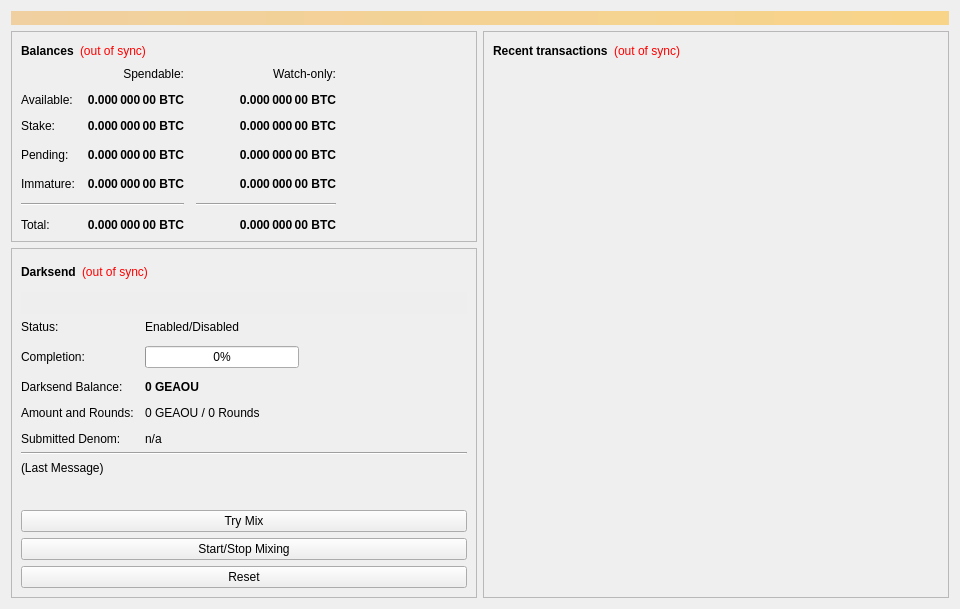
<?xml version="1.0" encoding="UTF-8"?>
<ui version="4.0">
 <class>OverviewPage</class>
 <widget class="QWidget" name="OverviewPage">
  <property name="geometry">
   <rect>
    <x>0</x>
    <y>0</y>
    <width>960</width>
    <height>594</height>
   </rect>
  </property>
  <property name="minimumSize">
   <size>
    <width>960</width>
    <height>0</height>
   </size>
  </property>
  <property name="windowTitle">
   <string>Form</string>
  </property>
  <layout class="QVBoxLayout" name="topLayout">
   <item>
    <widget class="QLabel" name="labelAlerts">
     <property name="visible">
      <bool>false</bool>
     </property>
     <property name="styleSheet">
      <string notr="true">background-color: qlineargradient(x1: 0, y1: 0, x2: 1, y2: 0, stop:0 #F0D0A0, stop:1 #F8D488); color:#000000;</string>
     </property>
     <property name="wordWrap">
      <bool>true</bool>
     </property>
     <property name="margin">
      <number>3</number>
     </property>
    </widget>
   </item>
   <item>
    <layout class="QHBoxLayout" name="horizontalLayout" stretch="1,1">
     <item>
      <layout class="QVBoxLayout" name="verticalLayout_2">
       <item>
        <widget class="QFrame" name="frame">
         <property name="frameShape">
          <enum>QFrame::StyledPanel</enum>
         </property>
         <property name="frameShadow">
          <enum>QFrame::Raised</enum>
         </property>
         <layout class="QVBoxLayout" name="verticalLayout_4">
          <item>
           <layout class="QHBoxLayout" name="horizontalLayout_4">
            <item>
             <widget class="QLabel" name="label_5">
              <property name="font">
               <font>
                <weight>75</weight>
                <bold>true</bold>
               </font>
              </property>
              <property name="text">
               <string>Balances</string>
              </property>
             </widget>
            </item>
            <item>
             <widget class="QLabel" name="labelWalletStatus">
              <property name="cursor">
               <cursorShape>WhatsThisCursor</cursorShape>
              </property>
              <property name="toolTip">
               <string>The displayed information may be out of date. Your wallet automatically synchronizes with the GeaouCoin network after a connection is established, but this process has not completed yet.</string>
              </property>
              <property name="styleSheet">
               <string notr="true">QLabel { color: red; }</string>
              </property>
              <property name="text">
               <string notr="true">(out of sync)</string>
              </property>
              <property name="alignment">
               <set>Qt::AlignLeading|Qt::AlignLeft|Qt::AlignVCenter</set>
              </property>
             </widget>
            </item>
            <item>
             <spacer name="horizontalSpacer_3">
              <property name="orientation">
               <enum>Qt::Horizontal</enum>
              </property>
              <property name="sizeHint" stdset="0">
               <size>
                <width>40</width>
                <height>20</height>
               </size>
              </property>
             </spacer>
            </item>
           </layout>
          </item>
          <item>
           <layout class="QGridLayout" name="gridLayout">
            <property name="spacing">
             <number>12</number>
            </property>
            <item row="3" column="2">
             <widget class="QLabel" name="labelWatchPending">
              <property name="font">
               <font>
                <weight>75</weight>
                <bold>true</bold>
               </font>
              </property>
              <property name="cursor">
               <cursorShape>IBeamCursor</cursorShape>
              </property>
              <property name="toolTip">
               <string>Unconfirmed transactions to watch-only addresses</string>
              </property>
              <property name="text">
               <string notr="true">0.000 000 00 BTC</string>
              </property>
              <property name="alignment">
               <set>Qt::AlignRight|Qt::AlignTrailing|Qt::AlignVCenter</set>
              </property>
              <property name="textInteractionFlags">
               <set>Qt::LinksAccessibleByMouse|Qt::TextSelectableByKeyboard|Qt::TextSelectableByMouse</set>
              </property>
             </widget>
            </item>
            <item row="3" column="1">
             <widget class="QLabel" name="labelUnconfirmed">
              <property name="font">
               <font>
                <weight>75</weight>
                <bold>true</bold>
               </font>
              </property>
              <property name="cursor">
               <cursorShape>IBeamCursor</cursorShape>
              </property>
              <property name="toolTip">
               <string>Total of transactions that have yet to be confirmed, and do not yet count toward the spendable balance</string>
              </property>
              <property name="text">
               <string notr="true">0.000 000 00 BTC</string>
              </property>
              <property name="alignment">
               <set>Qt::AlignRight|Qt::AlignTrailing|Qt::AlignVCenter</set>
              </property>
              <property name="textInteractionFlags">
               <set>Qt::LinksAccessibleByMouse|Qt::TextSelectableByKeyboard|Qt::TextSelectableByMouse</set>
              </property>
             </widget>
            </item>
            <item row="4" column="2">
             <widget class="QLabel" name="labelWatchImmature">
              <property name="font">
               <font>
                <weight>75</weight>
                <bold>true</bold>
               </font>
              </property>
              <property name="cursor">
               <cursorShape>IBeamCursor</cursorShape>
              </property>
              <property name="toolTip">
               <string>Mined balance in watch-only addresses that has not yet matured</string>
              </property>
              <property name="text">
               <string notr="true">0.000 000 00 BTC</string>
              </property>
              <property name="alignment">
               <set>Qt::AlignRight|Qt::AlignTrailing|Qt::AlignVCenter</set>
              </property>
              <property name="textInteractionFlags">
               <set>Qt::LinksAccessibleByMouse|Qt::TextSelectableByKeyboard|Qt::TextSelectableByMouse</set>
              </property>
             </widget>
            </item>
            <item row="5" column="0" colspan="2">
             <widget class="Line" name="lineSpendableBalance">
              <property name="orientation">
               <enum>Qt::Horizontal</enum>
              </property>
             </widget>
            </item>
            <item row="5" column="2">
             <widget class="Line" name="lineWatchBalance">
              <property name="sizePolicy">
               <sizepolicy hsizetype="Preferred" vsizetype="Fixed">
                <horstretch>0</horstretch>
                <verstretch>0</verstretch>
               </sizepolicy>
              </property>
              <property name="minimumSize">
               <size>
                <width>140</width>
                <height>0</height>
               </size>
              </property>
              <property name="orientation">
               <enum>Qt::Horizontal</enum>
              </property>
             </widget>
            </item>
            <item row="6" column="0">
             <widget class="QLabel" name="labelTotalText">
              <property name="text">
               <string>Total:</string>
              </property>
             </widget>
            </item>
            <item row="4" column="1">
             <widget class="QLabel" name="labelImmature">
              <property name="font">
               <font>
                <weight>75</weight>
                <bold>true</bold>
               </font>
              </property>
              <property name="cursor">
               <cursorShape>IBeamCursor</cursorShape>
              </property>
              <property name="toolTip">
               <string>Mined balance that has not yet matured</string>
              </property>
              <property name="text">
               <string notr="true">0.000 000 00 BTC</string>
              </property>
              <property name="alignment">
               <set>Qt::AlignRight|Qt::AlignTrailing|Qt::AlignVCenter</set>
              </property>
              <property name="textInteractionFlags">
               <set>Qt::LinksAccessibleByMouse|Qt::TextSelectableByKeyboard|Qt::TextSelectableByMouse</set>
              </property>
             </widget>
            </item>
            <item row="3" column="3">
             <spacer name="horizontalSpacer_2">
              <property name="orientation">
               <enum>Qt::Horizontal</enum>
              </property>
              <property name="sizeHint" stdset="0">
               <size>
                <width>40</width>
                <height>20</height>
               </size>
              </property>
             </spacer>
            </item>
            <item row="4" column="0">
             <widget class="QLabel" name="labelImmatureText">
              <property name="text">
               <string>Immature:</string>
              </property>
             </widget>
            </item>
            <item row="6" column="1">
             <widget class="QLabel" name="labelTotal">
              <property name="font">
               <font>
                <weight>75</weight>
                <bold>true</bold>
               </font>
              </property>
              <property name="cursor">
               <cursorShape>IBeamCursor</cursorShape>
              </property>
              <property name="toolTip">
               <string>Your current total balance</string>
              </property>
              <property name="text">
               <string notr="true">0.000 000 00 BTC</string>
              </property>
              <property name="alignment">
               <set>Qt::AlignRight|Qt::AlignTrailing|Qt::AlignVCenter</set>
              </property>
              <property name="textInteractionFlags">
               <set>Qt::LinksAccessibleByMouse|Qt::TextSelectableByKeyboard|Qt::TextSelectableByMouse</set>
              </property>
             </widget>
            </item>
            <item row="6" column="2">
             <widget class="QLabel" name="labelWatchTotal">
              <property name="font">
               <font>
                <weight>75</weight>
                <bold>true</bold>
               </font>
              </property>
              <property name="cursor">
               <cursorShape>IBeamCursor</cursorShape>
              </property>
              <property name="toolTip">
               <string>Current total balance in watch-only addresses</string>
              </property>
              <property name="text">
               <string notr="true">0.000 000 00 BTC</string>
              </property>
              <property name="alignment">
               <set>Qt::AlignRight|Qt::AlignTrailing|Qt::AlignVCenter</set>
              </property>
              <property name="textInteractionFlags">
               <set>Qt::LinksAccessibleByMouse|Qt::TextSelectableByKeyboard|Qt::TextSelectableByMouse</set>
              </property>
             </widget>
            </item>
            <item row="0" column="2">
             <widget class="QLabel" name="labelWatchonly">
              <property name="text">
               <string>Watch-only:</string>
              </property>
              <property name="alignment">
               <set>Qt::AlignRight|Qt::AlignTrailing|Qt::AlignVCenter</set>
              </property>
             </widget>
            </item>
            <item row="1" column="0">
             <widget class="QLabel" name="labelBalanceText">
              <property name="text">
               <string>Available:</string>
              </property>
             </widget>
            </item>
            <item row="1" column="1">
             <widget class="QLabel" name="labelBalance">
              <property name="font">
               <font>
                <weight>75</weight>
                <bold>true</bold>
               </font>
              </property>
              <property name="cursor">
               <cursorShape>IBeamCursor</cursorShape>
              </property>
              <property name="toolTip">
               <string>Your current spendable balance</string>
              </property>
              <property name="text">
               <string notr="true">0.000 000 00 BTC</string>
              </property>
              <property name="alignment">
               <set>Qt::AlignRight|Qt::AlignTrailing|Qt::AlignVCenter</set>
              </property>
              <property name="textInteractionFlags">
               <set>Qt::LinksAccessibleByMouse|Qt::TextSelectableByKeyboard|Qt::TextSelectableByMouse</set>
              </property>
             </widget>
            </item>
            <item row="2" column="0">
             <widget class="QLabel" name="label_10">
              <property name="text">
               <string>Stake:</string>
              </property>
             </widget>
            </item>
            <item row="2" column="1">
             <widget class="QLabel" name="labelStake">
              <property name="font">
               <font>
                <weight>75</weight>
                <bold>true</bold>
               </font>
              </property>
              <property name="cursor">
               <cursorShape>IBeamCursor</cursorShape>
              </property>
              <property name="toolTip">
               <string>Total of coins that was staked, and do not yet count toward the current balance</string>
              </property>
              <property name="text">
               <string notr="true">0.000 000 00 BTC</string>
              </property>
              <property name="alignment">
               <set>Qt::AlignRight|Qt::AlignTrailing|Qt::AlignVCenter</set>
              </property>
              <property name="textInteractionFlags">
               <set>Qt::LinksAccessibleByMouse|Qt::TextSelectableByKeyboard|Qt::TextSelectableByMouse</set>
              </property>
             </widget>
            </item>
            <item row="2" column="2">
             <widget class="QLabel" name="labelWatchStake">
              <property name="font">
               <font>
                <weight>75</weight>
                <bold>true</bold>
               </font>
              </property>
              <property name="cursor">
               <cursorShape>IBeamCursor</cursorShape>
              </property>
              <property name="toolTip">
               <string>Total of coins that was staked in watch-only addresses, and do not yet count toward the current watch-only balance</string>
              </property>
              <property name="text">
               <string notr="true">0.000 000 00 BTC</string>
              </property>
              <property name="alignment">
               <set>Qt::AlignRight|Qt::AlignTrailing|Qt::AlignVCenter</set>
              </property>
              <property name="textInteractionFlags">
               <set>Qt::LinksAccessibleByMouse|Qt::TextSelectableByKeyboard|Qt::TextSelectableByMouse</set>
              </property>
             </widget>
            </item>
            <item row="1" column="2">
             <widget class="QLabel" name="labelWatchAvailable">
              <property name="font">
               <font>
                <weight>75</weight>
                <bold>true</bold>
               </font>
              </property>
              <property name="cursor">
               <cursorShape>IBeamCursor</cursorShape>
              </property>
              <property name="toolTip">
               <string>Your current balance in watch-only addresses</string>
              </property>
              <property name="text">
               <string notr="true">0.000 000 00 BTC</string>
              </property>
              <property name="alignment">
               <set>Qt::AlignRight|Qt::AlignTrailing|Qt::AlignVCenter</set>
              </property>
              <property name="textInteractionFlags">
               <set>Qt::LinksAccessibleByMouse|Qt::TextSelectableByKeyboard|Qt::TextSelectableByMouse</set>
              </property>
             </widget>
            </item>
            <item row="3" column="0">
             <widget class="QLabel" name="labelPendingText">
              <property name="text">
               <string>Pending:</string>
              </property>
             </widget>
            </item>
            <item row="0" column="1">
             <widget class="QLabel" name="labelSpendable">
              <property name="text">
               <string>Spendable:</string>
              </property>
              <property name="alignment">
               <set>Qt::AlignRight|Qt::AlignTrailing|Qt::AlignVCenter</set>
              </property>
             </widget>
            </item>
           </layout>
          </item>
         </layout>
        </widget>
       </item>
       <item>
        <widget class="QFrame" name="frameDarksend">
		<property name="visible">
          <bool>false</bool>
         </property>
         <property name="sizePolicy">
          <sizepolicy hsizetype="Expanding" vsizetype="Expanding">
           <horstretch>0</horstretch>
           <verstretch>0</verstretch>
          </sizepolicy>
         </property>
         <property name="minimumSize">
          <size>
           <width>0</width>
           <height>350</height>
          </size>
         </property>
         <property name="layoutDirection">
          <enum>Qt::LeftToRight</enum>
         </property>
         <property name="frameShape">
          <enum>QFrame::StyledPanel</enum>
         </property>
         <property name="frameShadow">
          <enum>QFrame::Raised</enum>
         </property>
         <layout class="QVBoxLayout" name="verticalLayout_5">
          <item>
           <layout class="QHBoxLayout" name="horizontalLayout_5">
            <item>
             <widget class="QLabel" name="label_2">
              <property name="font">
               <font>
                <weight>75</weight>
                <bold>true</bold>
               </font>
              </property>
              <property name="text">
               <string>Darksend</string>
              </property>
             </widget>
            </item>
            <item>
             <widget class="QLabel" name="labelDarksendSyncStatus">
              <property name="toolTip">
               <string>The displayed information may be out of date. Your wallet automatically synchronizes with the GeaouCoin network after a connection is established, but this process has not completed yet.</string>
              </property>
              <property name="styleSheet">
               <string notr="true">QLabel { color: red; }</string>
              </property>
              <property name="text">
               <string notr="true">(out of sync)</string>
              </property>
              <property name="alignment">
               <set>Qt::AlignLeading|Qt::AlignLeft|Qt::AlignVCenter</set>
              </property>
             </widget>
            </item>
            <item>
             <spacer name="horizontalSpacer_4">
              <property name="orientation">
               <enum>Qt::Horizontal</enum>
              </property>
              <property name="sizeHint" stdset="0">
               <size>
                <width>40</width>
                <height>20</height>
               </size>
              </property>
             </spacer>
            </item>
           </layout>
          </item>
          <item>
           <widget class="QPushButton" name="runAutoDenom">
            <property name="palette">
             <palette>
              <active>
               <colorrole role="WindowText">
                <brush brushstyle="SolidPattern">
                 <color alpha="255">
                  <red>0</red>
                  <green>0</green>
                  <blue>0</blue>
                 </color>
                </brush>
               </colorrole>
               <colorrole role="Button">
                <brush brushstyle="SolidPattern">
                 <color alpha="255">
                  <red>239</red>
                  <green>238</green>
                  <blue>238</blue>
                 </color>
                </brush>
               </colorrole>
               <colorrole role="Light">
                <brush brushstyle="SolidPattern">
                 <color alpha="255">
                  <red>255</red>
                  <green>255</green>
                  <blue>255</blue>
                 </color>
                </brush>
               </colorrole>
               <colorrole role="Midlight">
                <brush brushstyle="SolidPattern">
                 <color alpha="255">
                  <red>247</red>
                  <green>246</green>
                  <blue>246</blue>
                 </color>
                </brush>
               </colorrole>
               <colorrole role="Dark">
                <brush brushstyle="SolidPattern">
                 <color alpha="255">
                  <red>119</red>
                  <green>119</green>
                  <blue>119</blue>
                 </color>
                </brush>
               </colorrole>
               <colorrole role="Mid">
                <brush brushstyle="SolidPattern">
                 <color alpha="255">
                  <red>159</red>
                  <green>159</green>
                  <blue>159</blue>
                 </color>
                </brush>
               </colorrole>
               <colorrole role="Text">
                <brush brushstyle="SolidPattern">
                 <color alpha="255">
                  <red>0</red>
                  <green>0</green>
                  <blue>0</blue>
                 </color>
                </brush>
               </colorrole>
               <colorrole role="BrightText">
                <brush brushstyle="SolidPattern">
                 <color alpha="255">
                  <red>255</red>
                  <green>255</green>
                  <blue>255</blue>
                 </color>
                </brush>
               </colorrole>
               <colorrole role="ButtonText">
                <brush brushstyle="SolidPattern">
                 <color alpha="255">
                  <red>0</red>
                  <green>0</green>
                  <blue>0</blue>
                 </color>
                </brush>
               </colorrole>
               <colorrole role="Base">
                <brush brushstyle="SolidPattern">
                 <color alpha="255">
                  <red>255</red>
                  <green>255</green>
                  <blue>255</blue>
                 </color>
                </brush>
               </colorrole>
               <colorrole role="Window">
                <brush brushstyle="SolidPattern">
                 <color alpha="255">
                  <red>239</red>
                  <green>238</green>
                  <blue>238</blue>
                 </color>
                </brush>
               </colorrole>
               <colorrole role="Shadow">
                <brush brushstyle="SolidPattern">
                 <color alpha="255">
                  <red>0</red>
                  <green>0</green>
                  <blue>0</blue>
                 </color>
                </brush>
               </colorrole>
               <colorrole role="AlternateBase">
                <brush brushstyle="SolidPattern">
                 <color alpha="255">
                  <red>247</red>
                  <green>246</green>
                  <blue>246</blue>
                 </color>
                </brush>
               </colorrole>
               <colorrole role="ToolTipBase">
                <brush brushstyle="SolidPattern">
                 <color alpha="255">
                  <red>255</red>
                  <green>255</green>
                  <blue>220</blue>
                 </color>
                </brush>
               </colorrole>
               <colorrole role="ToolTipText">
                <brush brushstyle="SolidPattern">
                 <color alpha="255">
                  <red>0</red>
                  <green>0</green>
                  <blue>0</blue>
                 </color>
                </brush>
               </colorrole>
              </active>
              <inactive>
               <colorrole role="WindowText">
                <brush brushstyle="SolidPattern">
                 <color alpha="255">
                  <red>0</red>
                  <green>0</green>
                  <blue>0</blue>
                 </color>
                </brush>
               </colorrole>
               <colorrole role="Button">
                <brush brushstyle="SolidPattern">
                 <color alpha="255">
                  <red>239</red>
                  <green>238</green>
                  <blue>238</blue>
                 </color>
                </brush>
               </colorrole>
               <colorrole role="Light">
                <brush brushstyle="SolidPattern">
                 <color alpha="255">
                  <red>255</red>
                  <green>255</green>
                  <blue>255</blue>
                 </color>
                </brush>
               </colorrole>
               <colorrole role="Midlight">
                <brush brushstyle="SolidPattern">
                 <color alpha="255">
                  <red>247</red>
                  <green>246</green>
                  <blue>246</blue>
                 </color>
                </brush>
               </colorrole>
               <colorrole role="Dark">
                <brush brushstyle="SolidPattern">
                 <color alpha="255">
                  <red>119</red>
                  <green>119</green>
                  <blue>119</blue>
                 </color>
                </brush>
               </colorrole>
               <colorrole role="Mid">
                <brush brushstyle="SolidPattern">
                 <color alpha="255">
                  <red>159</red>
                  <green>159</green>
                  <blue>159</blue>
                 </color>
                </brush>
               </colorrole>
               <colorrole role="Text">
                <brush brushstyle="SolidPattern">
                 <color alpha="255">
                  <red>0</red>
                  <green>0</green>
                  <blue>0</blue>
                 </color>
                </brush>
               </colorrole>
               <colorrole role="BrightText">
                <brush brushstyle="SolidPattern">
                 <color alpha="255">
                  <red>255</red>
                  <green>255</green>
                  <blue>255</blue>
                 </color>
                </brush>
               </colorrole>
               <colorrole role="ButtonText">
                <brush brushstyle="SolidPattern">
                 <color alpha="255">
                  <red>0</red>
                  <green>0</green>
                  <blue>0</blue>
                 </color>
                </brush>
               </colorrole>
               <colorrole role="Base">
                <brush brushstyle="SolidPattern">
                 <color alpha="255">
                  <red>255</red>
                  <green>255</green>
                  <blue>255</blue>
                 </color>
                </brush>
               </colorrole>
               <colorrole role="Window">
                <brush brushstyle="SolidPattern">
                 <color alpha="255">
                  <red>239</red>
                  <green>238</green>
                  <blue>238</blue>
                 </color>
                </brush>
               </colorrole>
               <colorrole role="Shadow">
                <brush brushstyle="SolidPattern">
                 <color alpha="255">
                  <red>0</red>
                  <green>0</green>
                  <blue>0</blue>
                 </color>
                </brush>
               </colorrole>
               <colorrole role="AlternateBase">
                <brush brushstyle="SolidPattern">
                 <color alpha="255">
                  <red>247</red>
                  <green>246</green>
                  <blue>246</blue>
                 </color>
                </brush>
               </colorrole>
               <colorrole role="ToolTipBase">
                <brush brushstyle="SolidPattern">
                 <color alpha="255">
                  <red>255</red>
                  <green>255</green>
                  <blue>220</blue>
                 </color>
                </brush>
               </colorrole>
               <colorrole role="ToolTipText">
                <brush brushstyle="SolidPattern">
                 <color alpha="255">
                  <red>0</red>
                  <green>0</green>
                  <blue>0</blue>
                 </color>
                </brush>
               </colorrole>
              </inactive>
              <disabled>
               <colorrole role="WindowText">
                <brush brushstyle="SolidPattern">
                 <color alpha="255">
                  <red>119</red>
                  <green>119</green>
                  <blue>119</blue>
                 </color>
                </brush>
               </colorrole>
               <colorrole role="Button">
                <brush brushstyle="SolidPattern">
                 <color alpha="255">
                  <red>239</red>
                  <green>238</green>
                  <blue>238</blue>
                 </color>
                </brush>
               </colorrole>
               <colorrole role="Light">
                <brush brushstyle="SolidPattern">
                 <color alpha="255">
                  <red>255</red>
                  <green>255</green>
                  <blue>255</blue>
                 </color>
                </brush>
               </colorrole>
               <colorrole role="Midlight">
                <brush brushstyle="SolidPattern">
                 <color alpha="255">
                  <red>247</red>
                  <green>246</green>
                  <blue>246</blue>
                 </color>
                </brush>
               </colorrole>
               <colorrole role="Dark">
                <brush brushstyle="SolidPattern">
                 <color alpha="255">
                  <red>119</red>
                  <green>119</green>
                  <blue>119</blue>
                 </color>
                </brush>
               </colorrole>
               <colorrole role="Mid">
                <brush brushstyle="SolidPattern">
                 <color alpha="255">
                  <red>159</red>
                  <green>159</green>
                  <blue>159</blue>
                 </color>
                </brush>
               </colorrole>
               <colorrole role="Text">
                <brush brushstyle="SolidPattern">
                 <color alpha="255">
                  <red>119</red>
                  <green>119</green>
                  <blue>119</blue>
                 </color>
                </brush>
               </colorrole>
               <colorrole role="BrightText">
                <brush brushstyle="SolidPattern">
                 <color alpha="255">
                  <red>255</red>
                  <green>255</green>
                  <blue>255</blue>
                 </color>
                </brush>
               </colorrole>
               <colorrole role="ButtonText">
                <brush brushstyle="SolidPattern">
                 <color alpha="255">
                  <red>119</red>
                  <green>119</green>
                  <blue>119</blue>
                 </color>
                </brush>
               </colorrole>
               <colorrole role="Base">
                <brush brushstyle="SolidPattern">
                 <color alpha="255">
                  <red>239</red>
                  <green>238</green>
                  <blue>238</blue>
                 </color>
                </brush>
               </colorrole>
               <colorrole role="Window">
                <brush brushstyle="SolidPattern">
                 <color alpha="255">
                  <red>239</red>
                  <green>238</green>
                  <blue>238</blue>
                 </color>
                </brush>
               </colorrole>
               <colorrole role="Shadow">
                <brush brushstyle="SolidPattern">
                 <color alpha="255">
                  <red>0</red>
                  <green>0</green>
                  <blue>0</blue>
                 </color>
                </brush>
               </colorrole>
               <colorrole role="AlternateBase">
                <brush brushstyle="SolidPattern">
                 <color alpha="255">
                  <red>239</red>
                  <green>238</green>
                  <blue>238</blue>
                 </color>
                </brush>
               </colorrole>
               <colorrole role="ToolTipBase">
                <brush brushstyle="SolidPattern">
                 <color alpha="255">
                  <red>255</red>
                  <green>255</green>
                  <blue>220</blue>
                 </color>
                </brush>
               </colorrole>
               <colorrole role="ToolTipText">
                <brush brushstyle="SolidPattern">
                 <color alpha="255">
                  <red>0</red>
                  <green>0</green>
                  <blue>0</blue>
                 </color>
                </brush>
               </colorrole>
              </disabled>
             </palette>
            </property>
            <property name="focusPolicy">
             <enum>Qt::NoFocus</enum>
            </property>
            <property name="autoFillBackground">
             <bool>true</bool>
            </property>
            <property name="text">
             <string/>
            </property>
            <property name="flat">
             <bool>true</bool>
            </property>
           </widget>
          </item>
          <item>
           <layout class="QFormLayout" name="formLayout">
            <property name="fieldGrowthPolicy">
             <enum>QFormLayout::AllNonFixedFieldsGrow</enum>
            </property>
            <property name="horizontalSpacing">
             <number>11</number>
            </property>
            <property name="verticalSpacing">
             <number>12</number>
            </property>
            <item row="0" column="0">
             <widget class="QLabel" name="label_6">
              <property name="text">
               <string>Status:</string>
              </property>
             </widget>
            </item>
            <item row="1" column="0">
             <widget class="QLabel" name="label_7">
              <property name="text">
               <string>Completion:</string>
              </property>
             </widget>
            </item>
            <item row="1" column="1">
             <widget class="QProgressBar" name="darksendProgress">
              <property name="maximumSize">
               <size>
                <width>154</width>
                <height>16777215</height>
               </size>
              </property>
              <property name="value">
               <number>0</number>
              </property>
             </widget>
            </item>
            <item row="3" column="0">
             <widget class="QLabel" name="labelAnonymizedText">
              <property name="text">
               <string>Darksend Balance:</string>
              </property>
             </widget>
            </item>
            <item row="3" column="1">
             <widget class="QLabel" name="labelAnonymized">
              <property name="font">
               <font>
                <weight>75</weight>
                <bold>true</bold>
               </font>
              </property>
              <property name="text">
               <string notr="true">0 GEAOU</string>
              </property>
             </widget>
            </item>
            <item row="4" column="0">
             <widget class="QLabel" name="label_8">
              <property name="text">
               <string>Amount and Rounds:</string>
              </property>
             </widget>
            </item>
            <item row="4" column="1">
             <widget class="QLabel" name="labelAmountRounds">
              <property name="text">
               <string>0 GEAOU / 0 Rounds</string>
              </property>
             </widget>
            </item>
            <item row="5" column="0">
             <widget class="QLabel" name="label_9">
              <property name="text">
               <string>Submitted Denom:</string>
              </property>
             </widget>
            </item>
            <item row="5" column="1">
             <widget class="QLabel" name="labelSubmittedDenom">
              <property name="toolTip">
               <string>The denominations you submitted to the Masternode.&lt;br&gt;To mix, other users must submit the exact same denominations.</string>
              </property>
              <property name="text">
               <string>n/a</string>
              </property>
             </widget>
            </item>
            <item row="0" column="1">
             <widget class="QLabel" name="darksendEnabled">
              <property name="text">
               <string>Enabled/Disabled</string>
              </property>
             </widget>
            </item>
           </layout>
          </item>
          <item>
           <widget class="Line" name="lineLastMessage">
            <property name="orientation">
             <enum>Qt::Horizontal</enum>
            </property>
           </widget>
          </item>
          <item>
           <widget class="QLabel" name="darksendStatus">
            <property name="minimumSize">
             <size>
              <width>288</width>
              <height>43</height>
             </size>
            </property>
            <property name="text">
             <string>(Last Message)</string>
            </property>
            <property name="alignment">
             <set>Qt::AlignLeading|Qt::AlignLeft|Qt::AlignTop</set>
            </property>
            <property name="wordWrap">
             <bool>true</bool>
            </property>
           </widget>
          </item>
          <item>
           <widget class="QPushButton" name="darksendAuto">
            <property name="sizePolicy">
             <sizepolicy hsizetype="MinimumExpanding" vsizetype="Fixed">
              <horstretch>0</horstretch>
              <verstretch>0</verstretch>
             </sizepolicy>
            </property>
            <property name="toolTip">
             <string>Try to manually submit a Darksend request.</string>
            </property>
            <property name="text">
             <string>Try Mix</string>
            </property>
           </widget>
          </item>
          <item>
           <widget class="QPushButton" name="toggleDarksend">
            <property name="sizePolicy">
             <sizepolicy hsizetype="MinimumExpanding" vsizetype="Fixed">
              <horstretch>0</horstretch>
              <verstretch>0</verstretch>
             </sizepolicy>
            </property>
            <property name="text">
             <string>Start/Stop Mixing</string>
            </property>
           </widget>
          </item>
          <item>
           <widget class="QPushButton" name="darksendReset">
            <property name="sizePolicy">
             <sizepolicy hsizetype="MinimumExpanding" vsizetype="Fixed">
              <horstretch>0</horstretch>
              <verstretch>0</verstretch>
             </sizepolicy>
            </property>
            <property name="toolTip">
             <string>Reset the current status of Darksend (can interrupt Darksend if it's in the process of Mixing, which can cost you money!)</string>
            </property>
            <property name="autoFillBackground">
             <bool>false</bool>
            </property>
            <property name="text">
             <string>Reset</string>
            </property>
           </widget>
          </item>
         </layout>
        </widget>
       </item>
       <item>
        <spacer name="verticalSpacer">
         <property name="orientation">
          <enum>Qt::Vertical</enum>
         </property>
         <property name="sizeHint" stdset="0">
          <size>
           <width>20</width>
           <height>40</height>
          </size>
         </property>
        </spacer>
       </item>
      </layout>
     </item>
     <item>
      <layout class="QVBoxLayout" name="verticalLayout_3">
       <item>
        <widget class="QFrame" name="frame_2">
         <property name="frameShape">
          <enum>QFrame::StyledPanel</enum>
         </property>
         <property name="frameShadow">
          <enum>QFrame::Raised</enum>
         </property>
         <layout class="QVBoxLayout" name="verticalLayout">
          <item>
           <layout class="QHBoxLayout" name="horizontalLayout_2">
            <item>
             <widget class="QLabel" name="label_4">
              <property name="font">
               <font>
                <weight>75</weight>
                <bold>true</bold>
               </font>
              </property>
              <property name="text">
               <string>Recent transactions</string>
              </property>
             </widget>
            </item>
            <item>
             <widget class="QLabel" name="labelTransactionsStatus">
              <property name="cursor">
               <cursorShape>WhatsThisCursor</cursorShape>
              </property>
              <property name="toolTip">
               <string>The displayed information may be out of date. Your wallet automatically synchronizes with the GeaouCoin network after a connection is established, but this process has not completed yet.</string>
              </property>
              <property name="styleSheet">
               <string notr="true">QLabel { color: red; }</string>
              </property>
              <property name="text">
               <string notr="true">(out of sync)</string>
              </property>
              <property name="alignment">
               <set>Qt::AlignRight|Qt::AlignTrailing|Qt::AlignVCenter</set>
              </property>
             </widget>
            </item>
            <item>
             <spacer name="horizontalSpacer">
              <property name="orientation">
               <enum>Qt::Horizontal</enum>
              </property>
              <property name="sizeHint" stdset="0">
               <size>
                <width>40</width>
                <height>20</height>
               </size>
              </property>
             </spacer>
            </item>
           </layout>
          </item>
          <item>
           <widget class="QListView" name="listTransactions">
            <property name="styleSheet">
             <string notr="true">QListView { background: transparent; }</string>
            </property>
            <property name="frameShape">
             <enum>QFrame::NoFrame</enum>
            </property>
            <property name="verticalScrollBarPolicy">
             <enum>Qt::ScrollBarAlwaysOff</enum>
            </property>
            <property name="horizontalScrollBarPolicy">
             <enum>Qt::ScrollBarAlwaysOff</enum>
            </property>
            <property name="selectionMode">
             <enum>QAbstractItemView::NoSelection</enum>
            </property>
           </widget>
          </item>
         </layout>
        </widget>
       </item>
      </layout>
     </item>
    </layout>
   </item>
  </layout>
 </widget>
 <resources/>
 <connections/>
</ui>
